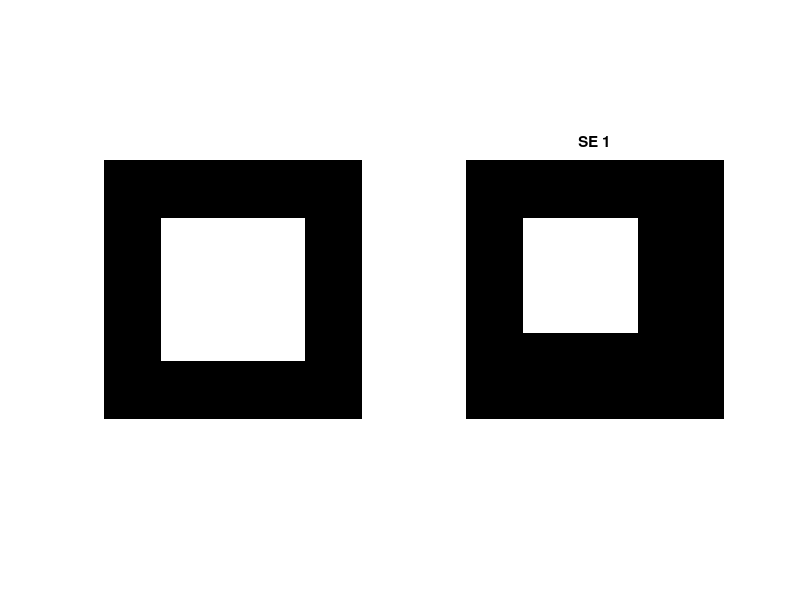
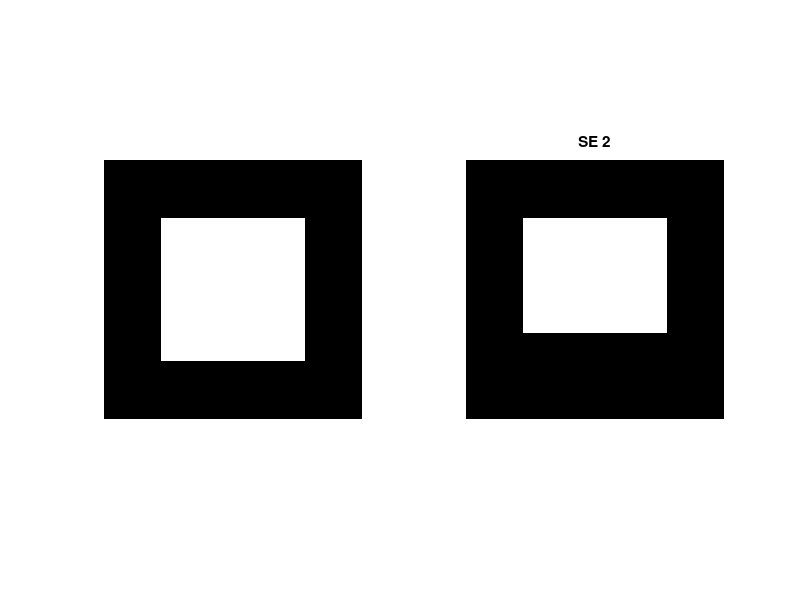
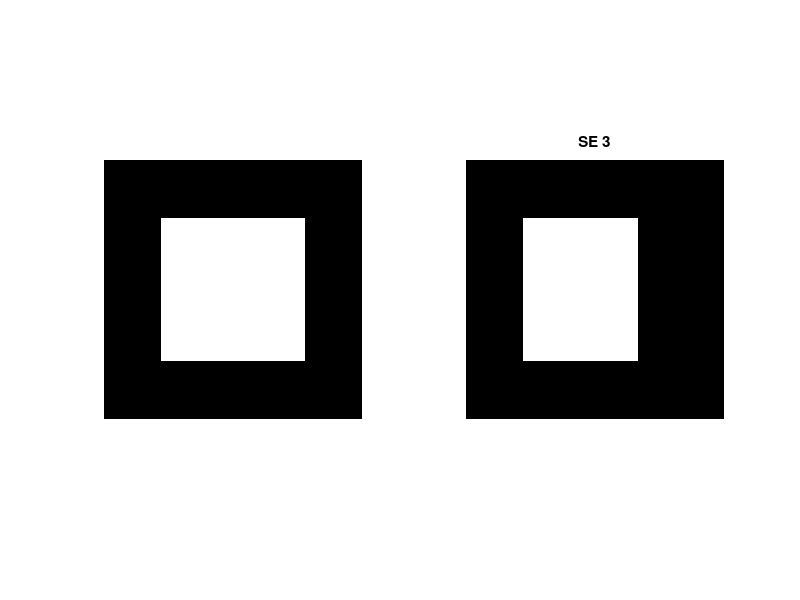
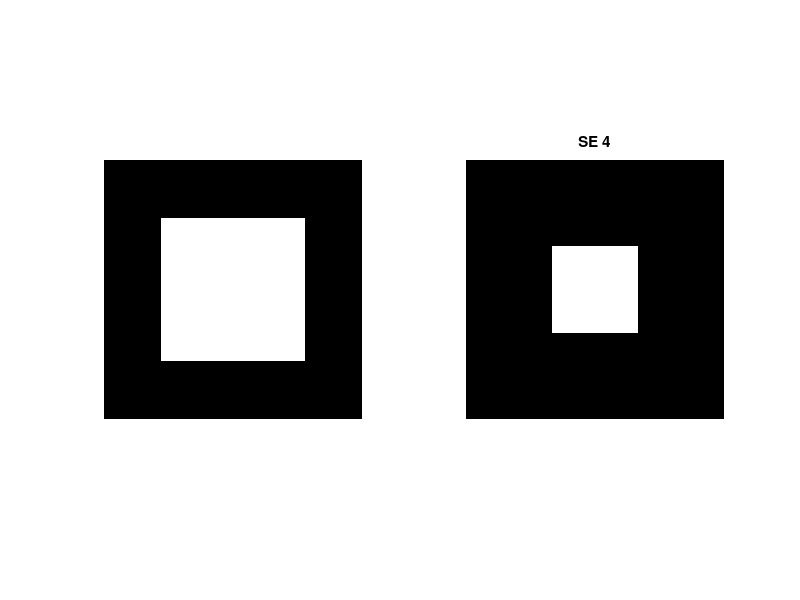

Recreate these plots in MATLAB, in order.
%% Create Structural Elements
se_1 = strel([0 0 0; 0 1 1; 0 1 1]); %2x2 ones
se_2 = strel([0 0 0; 0 1 0; 0 1 0]); %2x1 ones
se_3 = strel([0 0 0; 0 1 1; 0 0 0]); %1x2 ones
se_4 = strel([0 1 0; 1 1 1; 0 1 0]); %cross
se_5 = strel([0 0 1; 0 1 0; 0 0 0]); %diagonal

%% Create Shapes
square = zeros(9,9);
square(3:7,3:7) = 1;
% imshow(square);

triangle = zeros(9,9);
triangle(6,3:6) = 1;
triangle(5,4:6) = 1;
triangle(4,6) = 1;
% imshow(triangle);

hollow = zeros(14,14);
hollow(3:4,3:12) = 1;
hollow(11:12,3:12) = 1;
hollow(3:12,3:4) = 1;
hollow(3:12,11:12) = 1;
% imshow(hollow);

cross = zeros(9,9);
cross(3:7,5) = 1;
cross(5,3:7) = 1;
% imshow(cross);

%% Erosion of 5x5 Square

sqr_er1 = imerode(square, se_1); %2x2
sqr_er2 = imerode(square, se_2); %2x1
sqr_er3 = imerode(square, se_3); %1x2
sqr_er4 = imerode(square, se_4); %cross
sqr_er5 = imerode(square, se_5); %diagonal

figure(); 
subplot(1,2,1); imshow(square);
subplot(1,2,2); imshow(sqr_er1);
title('SE 1');

figure();
subplot(1,2,1); imshow(square);
subplot(1,2,2); imshow(sqr_er2);
title('SE 2');

figure();
subplot(1,2,1); imshow(square);
subplot(1,2,2); imshow(sqr_er3);
title('SE 3');

figure();
subplot(1,2,1); imshow(square);
subplot(1,2,2); imshow(sqr_er4);
title('SE 4');

figure();
subplot(1,2,1); imshow(square);
subplot(1,2,2); imshow(sqr_er5);
title('SE 5');

%% Dilation of 5x5 Square

sqr_di1 = imdilate(square, se_1); %2x2
sqr_di2 = imdilate(square, se_2); %2x1
sqr_di3 = imdilate(square, se_3); %1x2
sqr_di4 = imdilate(square, se_4); %cross
sqr_di5 = imdilate(square, se_5); %diagonal

figure(); 
subplot(1,2,1); imshow(square);
subplot(1,2,2); imshow(sqr_di1);
title('SE 1');

figure();
subplot(1,2,1); imshow(square);
subplot(1,2,2); imshow(sqr_di2);
title('SE 2');

figure();
subplot(1,2,1); imshow(square);
subplot(1,2,2); imshow(sqr_di3);
title('SE 3');

figure();
subplot(1,2,1); imshow(square);
subplot(1,2,2); imshow(sqr_di4);
title('SE 4');

figure();
subplot(1,2,1); imshow(square);
subplot(1,2,2); imshow(sqr_di5);
title('SE 5');

%% Erosion of Triangle

tri_er1 = imerode(triangle, se_1); %2x2
tri_er2 = imerode(triangle, se_2); %2x1
tri_er3 = imerode(triangle, se_3); %1x2
tri_er4 = imerode(triangle, se_4); %cross
tri_er5 = imerode(triangle, se_5); %diagonal

figure(); 
subplot(1,2,1); imshow(triangle);
subplot(1,2,2); imshow(tri_er1);
title('SE 1');

figure();
subplot(1,2,1); imshow(triangle);
subplot(1,2,2); imshow(tri_er2);
title('SE 2');

figure();
subplot(1,2,1); imshow(triangle);
subplot(1,2,2); imshow(tri_er3);
title('SE 3');

figure();
subplot(1,2,1); imshow(triangle);
subplot(1,2,2); imshow(tri_er4);
title('SE 4');

figure();
subplot(1,2,1); imshow(triangle);
subplot(1,2,2); imshow(tri_er5);
title('SE 5');

%% Dilation of Triangle

tri_di1 = imdilate(triangle, se_1); %2x2
tri_di2 = imdilate(triangle, se_2); %2x1
tri_di3 = imdilate(triangle, se_3); %1x2
tri_di4 = imdilate(triangle, se_4); %cross
tri_di5 = imdilate(triangle, se_5); %diagonal

figure(); 
subplot(1,2,1); imshow(triangle);
subplot(1,2,2); imshow(tri_di1);
title('SE 1');

figure();
subplot(1,2,1); imshow(triangle);
subplot(1,2,2); imshow(tri_di2);
title('SE 2');

figure();
subplot(1,2,1); imshow(triangle);
subplot(1,2,2); imshow(tri_di3);
title('SE 3');

figure();
subplot(1,2,1); imshow(triangle);
subplot(1,2,2); imshow(tri_di4);
title('SE 4');

figure();
subplot(1,2,1); imshow(triangle);
subplot(1,2,2); imshow(tri_di5);
title('SE 5');

%% Erosion of Hollow Square

hlw_er1 = imerode(hollow, se_1); %2x2
hlw_er2 = imerode(hollow, se_2); %2x1
hlw_er3 = imerode(hollow, se_3); %1x2
hlw_er4 = imerode(hollow, se_4); %cross
hlw_er5 = imerode(hollow, se_5); %diagonal

figure(); 
subplot(1,2,1); imshow(hollow);
subplot(1,2,2); imshow(hlw_er1);
title('SE 1');

figure();
subplot(1,2,1); imshow(hollow);
subplot(1,2,2); imshow(hlw_er2);
title('SE 2');

figure();
subplot(1,2,1); imshow(hollow);
subplot(1,2,2); imshow(hlw_er3);
title('SE 3');

figure();
subplot(1,2,1); imshow(hollow);
subplot(1,2,2); imshow(hlw_er4);
title('SE 4');

figure();
subplot(1,2,1); imshow(hollow);
subplot(1,2,2); imshow(hlw_er5);
title('SE 5');

%% Dilation of Hollow Square

hlw_di1 = imdilate(hollow, se_1); %2x2
hlw_di2 = imdilate(hollow, se_2); %2x1
hlw_di3 = imdilate(hollow, se_3); %1x2
hlw_di4 = imdilate(hollow, se_4); %cross
hlw_di5 = imdilate(hollow, se_5); %diagonal

figure(); 
subplot(1,2,1); imshow(hollow);
subplot(1,2,2); imshow(hlw_di1);
title('SE 1');

figure();
subplot(1,2,1); imshow(hollow);
subplot(1,2,2); imshow(hlw_di2);
title('SE 2');

figure();
subplot(1,2,1); imshow(hollow);
subplot(1,2,2); imshow(hlw_di3);
title('SE 3');

figure();
subplot(1,2,1); imshow(hollow);
subplot(1,2,2); imshow(hlw_di4);
title('SE 4');

figure();
subplot(1,2,1); imshow(hollow);
subplot(1,2,2); imshow(hlw_di5);
title('SE 5');

%% Erosion of Cross

crs_er1 = imerode(cross, se_1); %2x2
crs_er2 = imerode(cross, se_2); %2x1
crs_er3 = imerode(cross, se_3); %1x2
crs_er4 = imerode(cross, se_4); %cross
crs_er5 = imerode(cross, se_5); %diagonal

figure(); 
subplot(1,2,1); imshow(cross);
subplot(1,2,2); imshow(crs_er1);
title('SE 1');

figure();
subplot(1,2,1); imshow(cross);
subplot(1,2,2); imshow(crs_er2);
title('SE 2');

figure();
subplot(1,2,1); imshow(cross);
subplot(1,2,2); imshow(crs_er3);
title('SE 3');

figure();
subplot(1,2,1); imshow(cross);
subplot(1,2,2); imshow(crs_er4);
title('SE 4');

figure();
subplot(1,2,1); imshow(cross);
subplot(1,2,2); imshow(crs_er5);
title('SE 5');

%% Dilation of Cross

crs_di1 = imdilate(cross, se_1); %2x2
crs_di2 = imdilate(cross, se_2); %2x1
crs_di3 = imdilate(cross, se_3); %1x2
crs_di4 = imdilate(cross, se_4); %cross
crs_di5 = imdilate(cross, se_5); %diagonal

figure(); 
subplot(1,2,1); imshow(cross);
subplot(1,2,2); imshow(crs_di1);
title('SE 1');

figure();
subplot(1,2,1); imshow(cross);
subplot(1,2,2); imshow(crs_di2);
title('SE 2');

figure();
subplot(1,2,1); imshow(cross);
subplot(1,2,2); imshow(crs_di3);
title('SE 3');

figure();
subplot(1,2,1); imshow(cross);
subplot(1,2,2); imshow(crs_di4);
title('SE 4');

figure();
subplot(1,2,1); imshow(cross);
subplot(1,2,2); imshow(crs_di5);
title('SE 5');

%%
figure();
subplot(5,3,1); imshow(cross); title('Shape');
subplot(5,3,2); imshow(crs_er1); title('Erosion');
subplot(5,3,3); imshow(crs_di1); title('Dilation');
subplot(5,3,4); imshow(cross); 
subplot(5,3,5); imshow(crs_er2); 
subplot(5,3,6); imshow(crs_di2); 
subplot(5,3,7); imshow(cross); 
subplot(5,3,8); imshow(crs_er3); 
subplot(5,3,9); imshow(crs_di3); 
subplot(5,3,10); imshow(cross); 
subplot(5,3,11); imshow(crs_er4); 
subplot(5,3,12); imshow(crs_di4); 
subplot(5,3,13); imshow(cross); 
subplot(5,3,14); imshow(crs_er5); 
subplot(5,3,15); imshow(crs_di5); 